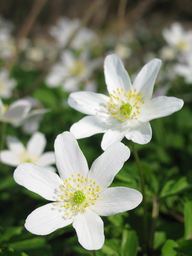
#> input picture blur_map_estimate/inputflower.png, 192 x 256 px, shrunk from 600 x 800 before the run
$ jupyter execute 1.ipynb
#> lines starting #> are read from the running program, lines starting #| are printed output that depends on the picture; after the words box and inside, x2 and y2 are one past the last pixel; in counts of white or black regions, pixels touching at a corner belong together
[cell 1]
import cv2
import numpy as np
import scipy.ndimage
import scipy.sparse
import scipy.sparse.linalg
import skimage
from skimage import feature
from matplotlib import pyplot as plt

[cell 2]
def plot_image(img, i, title='Input image'):
    plt.subplot(4, 2, i)
    plt.imshow(img, cmap='gray')
    plt.title(title)
    plt.axis('off')

[cell 3]
def make_system(L, sparse_map, constraint_factor=0.001):
    '''
    :param L: Laplacian Matrix.
    Check the paper "A closed-form solution to natural image matting"
    :param sparse_map: Estimated sparse blur values
    :param constraint_factor: Internal parameter for propagation
    :return: System parameters to solve for defocus blur propagation
    '''
    spflatten = sparse_map.ravel()

    D = scipy.sparse.diags(spflatten)

    # combine constraints and graph laplacian
    A = constraint_factor * D + L
    # constrained values of known alpha values
    b = constraint_factor * D * spflatten

    return A, b

[cell 4]
def g1x(x, y, s1):
    '''

    :param x:
    :param y:
    :param s1:
    :return:
    '''
    s1sq = s1 ** 2
    g = -1 * np.multiply(np.divide(x, 2 * np.pi * s1sq ** 2),
                         np.exp(-1 * np.divide(x ** 2 + y ** 2, 2 * s1sq)))

    return g

[cell 5]
def g1y(x, y, s1):
    '''

    :param x:
    :param y:
    :param s1:
    :return:
    '''
    s1sq = s1 ** 2
    g = -1 * np.multiply(np.divide(y, 2 * np.pi * s1sq ** 2),
                         np.exp(-1 * np.divide(x ** 2 + y ** 2, 2 * s1sq)))

    return g

[cell 6]
def get_laplacian(I, r=1):
    '''

    :param I: An RGB image [0-1]
    :param r: radius
    :return: The Laplacian matrix explained in Levin's paper
    '''
    eps = 0.0000001
    h, w, c = I.shape
    wr = (2 * r + 1) * (2 * r + 1)

    M_idx = np.arange(h * w).reshape(w, h).T
    n_vals = (w - 2 * r) * (h - 2 * r) * wr ** 2

    # data for matting laplacian in coordinate form
    row_idx = np.zeros(n_vals, dtype=np.int64)
    col_idx = np.zeros(n_vals, dtype=np.int64)
    vals = np.zeros(n_vals, dtype=np.float64)
    lenr = 0

    for j in range(r, h - r):
        for i in range(r, w - r):
            winr = I[j - r:j + r + 1, i - r:i + r + 1, 2]
            wing = I[j - r:j + r + 1, i - r:i + r + 1, 1]
            winb = I[j - r:j + r + 1, i - r:i + r + 1, 0]
            win_idx = M_idx[j - r:j + r + 1, i - r:i + r + 1].T.ravel()

            meanwinr = winr.mean()
            winrsq = np.multiply(winr, winr)
            varI_rr = winrsq.sum() / wr - meanwinr ** 2

            meanwing = wing.mean()
            wingsq = np.multiply(wing, wing)
            varI_gg = wingsq.sum() / wr - meanwing ** 2

            meanwinb = winb.mean()
            winbsq = np.multiply(winb, winb)
            varI_bb = winbsq.sum() / wr - meanwinb ** 2

            winrgsq = np.multiply(winr, wing)
            varI_rg = winrgsq.sum() / wr - meanwinr * meanwing

            winrbsq = np.multiply(winr, winb)
            varI_rb = winrbsq.sum() / wr - meanwinr * meanwinb

            wingbsq = np.multiply(wing, winb)
            varI_gb = wingbsq.sum() / wr - meanwing * meanwinb

            Sigma = np.array([[varI_rr, varI_rg, varI_rb],
                              [varI_rg, varI_gg, varI_gb],
                              [varI_rb, varI_gb, varI_bb]])

            meanI = np.array([meanwinr, meanwing, meanwinb])

            Sigma = Sigma + eps * np.eye(3)

            winI = np.zeros((wr, c))

            winI[:, 0] = winr.T.ravel()
            winI[:, 1] = wing.T.ravel()
            winI[:, 2] = winb.T.ravel()

            winI = winI - meanI

            inv_cov = np.linalg.inv(Sigma)
            tvals = (1 + np.matmul(np.matmul(winI, inv_cov), winI.T)) / wr

            row_idx[lenr:wr ** 2 + lenr] = np.tile(win_idx, (1, wr)).ravel()
            col_idx[lenr:wr ** 2 + lenr] = np.tile(win_idx, (wr, 1)).T.ravel()
            vals[lenr:wr ** 2 + lenr] = tvals.T.ravel()

            lenr += wr ** 2

    # Lsparse = scipy.sparse.coo_matrix((vals, (row_idx, col_idx)), shape=(h*w, h*w))
    Lsparse = scipy.sparse.coo_matrix((vals, (row_idx, col_idx)), shape=(w * h, w * h))

    row_idx2 = np.zeros(w * h, dtype=np.int64)
    col_idx2 = np.zeros(w * h, dtype=np.int64)
    vals2 = np.zeros(w * h, dtype=np.float64)

    row_idx2[:] = np.arange(w * h)
    col_idx2[:] = np.arange(w * h)
    vals2[:] = Lsparse.sum(axis=1).ravel()

    LDsparse = scipy.sparse.coo_matrix((vals2, (row_idx2, col_idx2)), shape=(w * h, w * h))

    return LDsparse - Lsparse

[cell 7]
def estimate_sparse_blur(gimg, edge_map, std1, std2):
    '''

    :param gimg: Grayscale image
    :param edge_map: An edge map of the image
    :param std1: Standard deviation of reblurring
    :param std2: Standard deviation of second reblurring
    :return: Estimated sparse blur values at edge locations
    '''
    half_window = 11
    m = half_window * 2 + 1
    a = np.arange(-half_window, half_window + 1)
    xmesh = np.tile(a, (m, 1))
    ymesh = xmesh.T

    f11 = g1x(xmesh, ymesh, std1)
    f12 = g1y(xmesh, ymesh, std1)

    f21 = g1x(xmesh, ymesh, std2)
    f22 = g1y(xmesh, ymesh, std2)

    gimx1 = scipy.ndimage.convolve(gimg, f11, mode='nearest')
    gimy1 = scipy.ndimage.convolve(gimg, f12, mode='nearest')
    mg1 = np.sqrt(gimx1 ** 2 + gimy1 ** 2)
    plot_image(mg1, 3, 'gradient magnitude 1')

    gimx2 = scipy.ndimage.convolve(gimg, f21, mode='nearest')
    gimy2 = scipy.ndimage.convolve(gimg, f22, mode='nearest')
    mg2 = np.sqrt(gimx2 ** 2 + gimy2 ** 2)
    plot_image(mg1, 4, 'gradient magnitude 2')


    R = np.divide(mg1, mg2)
    plot_image(R, 5, 'ratio of gradient magnitudes')
    R = np.multiply(R, edge_map > 0)
    plot_image(R, 6, 'after multiplying with edge map')

    sparse_vals = np.divide(R ** 2 * (std1 ** 2) - (std2 ** 2), 1 - R ** 2)
    sparse_vals[sparse_vals < 0] = 0

    sparse_bmap = np.sqrt(sparse_vals)
    sparse_bmap[np.isnan(sparse_bmap)] = 0
    sparse_bmap[sparse_bmap > 5] = 5

    plot_image(sparse_bmap, 7, 'sparse blur map')
    return sparse_bmap

[cell 8]
def estimate_bmap_laplacian(img, sigma_c, std1, std2):
    '''
    :param img: An RGB image [0-255]
    :param sigma_c: Sigma parameter for Canny edge detector
    :param std1: Standard deviation of reblurring
    :param std2: Standard deviation of second reblurring
    :return: defocus blur map of the given image
    '''
    gimg = cv2.cvtColor(img, cv2.COLOR_BGR2GRAY) / 255.0
    plot_image(gimg, 1)
    edge_map = feature.canny(gimg, sigma_c)
    plot_image(gimg, 2, 'Edge Map')

    sparse_bmap = estimate_sparse_blur(gimg, edge_map, std1, std2)
    h, w = sparse_bmap.shape

    L1 = get_laplacian(img / 255.0)
    A, b = make_system(L1, sparse_bmap.T)

    bmap = scipy.sparse.linalg.spsolve(A, b).reshape(w, h).T
    plot_image(bmap, 8, 'final blur map')
    return bmap

[cell 9]
image_path = 'inputflower.png'
plt.figure(figsize=(10, 20))
img = cv2.imread(image_path)
#> img is the input picture: shape (256, 192, 3); mean B, G, R 101.1, 125.5, 117.4
fblurmap = estimate_bmap_laplacian(img, sigma_c = 1, std1 = 1, std2 = 1.5)
#> in estimate_bmap_laplacian, `gimg = cv2.cvtColor(img, cv2.COLOR_BGR2GRAY) / 255.0`:
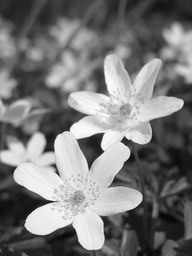
#> gimg: shape (256, 192) float64; min 0.0235, max 0.984, mean 0.472
#> in estimate_bmap_laplacian, `edge_map = feature.canny(gimg, sigma_c)`:
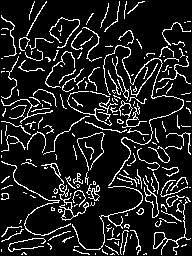
#> edge_map: shape (256, 192) bool; 12.4% white in thin lines or dots
#> in estimate_sparse_blur, `gimx1 = scipy.ndimage.convolve(gimg, f11, mode='nearest')`:
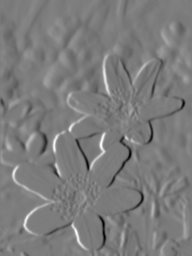
#> gimx1: shape (256, 192) float64; min -0.281, max 0.294, mean -0.000201; drawn with min black and max white
#> in estimate_sparse_blur, `gimy1 = scipy.ndimage.convolve(gimg, f12, mode='nearest')`:
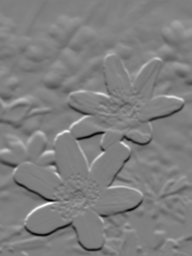
#> gimy1: shape (256, 192) float64; min -0.288, max 0.287, mean -1.17e-05; drawn with min black and max white
#> in estimate_sparse_blur, `mg1 = np.sqrt(gimx1 ** 2 + gimy1 ** 2)`:
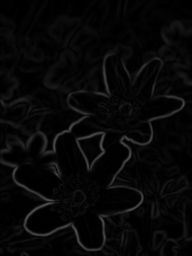
#> mg1: shape (256, 192) float64; min 6.63e-05, max 0.312, mean 0.0304
#> in estimate_sparse_blur, `mg2 = np.sqrt(gimx2 ** 2 + gimy2 ** 2)`:
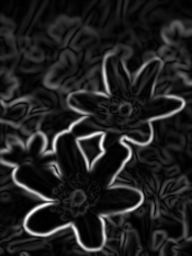
#> mg2: shape (256, 192) float64; min 1.7e-05, max 0.212, mean 0.0272; drawn with min black and max white
#> in estimate_sparse_blur, `R = np.divide(mg1, mg2)`:
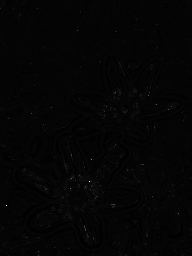
#> R: shape (256, 192) float64; min 0.019, max 58.58, mean 1.2; drawn with min black and max white
#> in estimate_sparse_blur, `sparse_bmap[sparse_bmap > 5] = 5`:
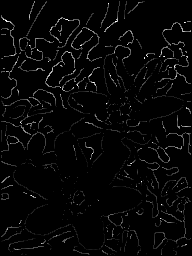
#> sparse_bmap: shape (256, 192) float64; min 0, max 5, mean 0.135; drawn with min black and max white
#> after the loop in get_laplacian, `for j in range(r, h - r):`: lenr = 3909060
#> in estimate_bmap_laplacian, `bmap = scipy.sparse.linalg.spsolve(A, b).reshape(w, h).T`:
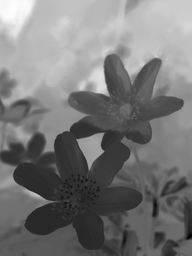
#> bmap: shape (256, 192) float64; min 0.728, max 2.73, mean 1.68; drawn with min black and max white

cv2.imwrite('_bmap2.png', np.uint8((fblurmap / fblurmap.max()) * 255))
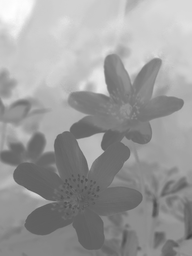
#> saved as _bmap2.png: shape (256, 192); min 67, max 255, mean 156
np.save('_bmap.npy', fblurmap)

$ run again, with blur_map_estimate/_bmap.png copied over blur_map_estimate/inputflower.png
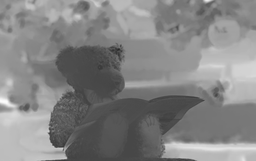
#> input picture blur_map_estimate/_bmap.png, 256 x 161 px, shrunk from 750 x 472 before the run
#> img is the input picture: shape (161, 256, 3); min 37, max 252, mean 132.5
#> in estimate_bmap_laplacian, `edge_map = feature.canny(gimg, sigma_c)`:
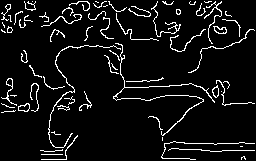
#> edge_map: shape (161, 256) bool; 7% white in thin lines or dots
#> after the loop in get_laplacian, `for j in range(r, h - r):`: lenr = 3271266
#> `cv2.imwrite('_bmap2.png', np.uint8((fblurmap / fblurmap.max()) * 255))`:
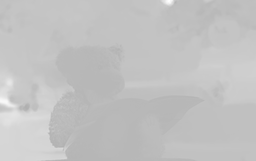
#> saved as _bmap2.png: shape (161, 256); min 176, max 255, mean 193.8

$ run again, with blur_map_estimate/_bmap2.png copied over blur_map_estimate/inputflower.png
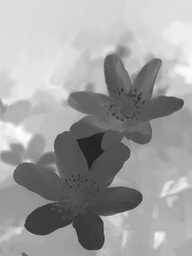
#> input picture blur_map_estimate/_bmap2.png, 192 x 256 px, shrunk from 600 x 800 before the run
#> img is the input picture: shape (256, 192, 3); min 33, max 254, mean 160.8
#> edge_map: shape (256, 192) bool; 4.6% white in thin lines or dots, all inside (x1, y1, x2, y2) = (1, 45, 191, 255)
#> after the loop in get_laplacian, `for j in range(r, h - r):`: lenr = 3909060
#> `cv2.imwrite('_bmap2.png', np.uint8((fblurmap / fblurmap.max()) * 255))`:
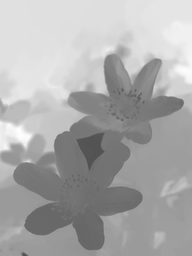
#> saved as _bmap2.png: shape (256, 192); min 79, max 255, mean 170.9
